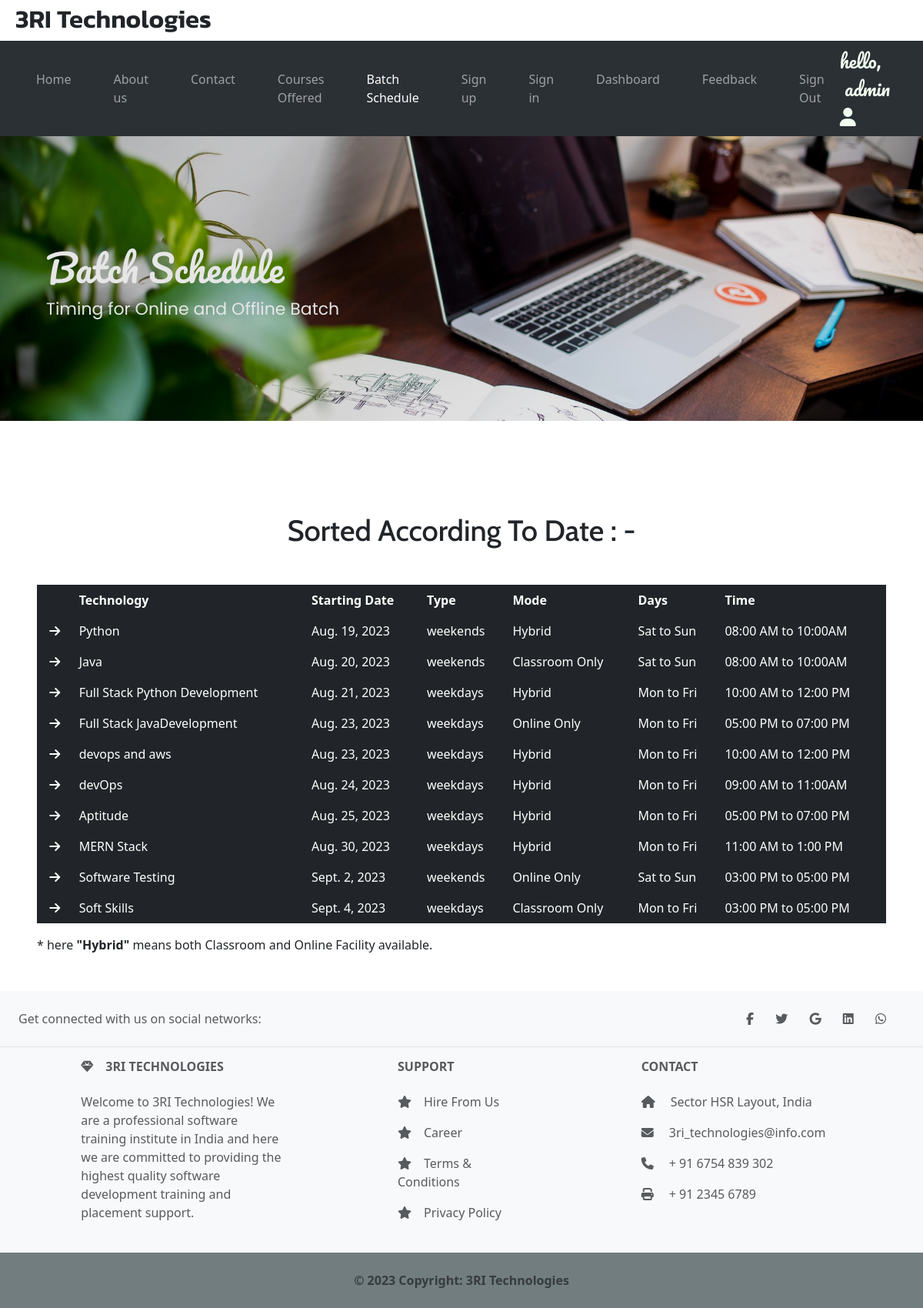
Screenshot of /batch/ (signed in) with the database file from the repository.
### index/models.py (models this page shows, shortened)
class Batch(models.Model):
        TYPE_CHOICES = (
                ("weekends","weekends"),
                ("weekdays", "weekdays")
        )
        MODE_CHOICES = (
                ("Hybrid", "Hybrid"),
                ("Online Only","Online Only"),
                ("Classroom Only", "Classroom Only")
        )
        technology = models.CharField(max_length=30)
        start_date = models.DateField(auto_now_add=False)
        type = models.CharField(max_length=20, choices=TYPE_CHOICES)
        days = models.CharField(max_length=30)
        batch_time = models.CharField(max_length=30)
        batch_mode = models.CharField(max_length=30, choices=MODE_CHOICES)
        class Meta:
                verbose_name = "Batch Timing"
                verbose_name_plural = "Batch Timings"

### index/views.py (the view)
# urls.py: path('batch/', batch, name='batch'),
def batch(request):
    tb_data = Batch.objects.all().order_by('start_date')
    context = {'data' : tb_data}
    return render(request, 'batch.html', context)

### index/templates/batch.html (shortened to what this page needs)
{% extends 'home.html' %}
{% load static %}
{% block 'Main_Content' %}
<section class="">
    <div class="batch-banner">
        <div class="caption">
            <h2>Batch Schedule</h2>
            <p>Timing for Online and Offline Batch</p>
        </div>
    </div>
    <h2 class="cen-h2">Sorted According To Date : -</h2>
    <div class="table-container m-5">
        <table class="table table-dark table-borderless">
            <thead>
              <tr>
                <th scope="col">&nbsp;&nbsp;&nbsp;&nbsp;</th>
                <th scope="col">Technology</th>
                <th scope="col">Starting Date</th>
                <th scope="col">Type</th>
                <th scope="col">Mode</th>
                <th scope="col">Days</th>
                <th scope="col">Time</th>
              </tr>
            </thead>
            <tbody>
            {% for e in data %}
              <tr>
                <td>&nbsp;&nbsp;<i class="fa-solid fa-arrow-right"></i></td>
                <td>{{e.technology}}</td>
                <td>{{e.start_date}}</td>
                <td>{{e.type}}</td>
                <td>{{e.batch_mode}}</td>
                <td>{{e.days}}</td>
                <td>{{e.batch_time}}</td>
              </tr>
            {% endfor %}
            </tbody>
          </table>
          <p>* here <strong>"Hybrid"</strong> means both Classroom and Online Facility available.</p>
    </div>
</section>
{% endblock %}

### index/templates/home.html (shortened to what this page needs)
{% load static %}
<!doctype html>
<html lang="en" data-bs-theme="light">
    <head>
        <link href="https://cdn.jsdelivr.net/npm/bootstrap@5.3.1/dist/css/bootstrap.min.css" rel="stylesheet">
        <link rel="stylesheet" href="https://cdnjs.cloudflare.com/ajax/libs/font-awesome/6.4.2/css/all.min.css" />
        <link rel="stylesheet" href="{% static 'css/style.css' %}" ">
        <link rel="stylesheet" href="{% static 'css/dashboard.css' %}">
    </head>
    <body>
      <header>
        <div class="head">
          <h1 class="head-logo">3RI Technologies</h1>
        </div>
        <nav class="navbar navbar-expand-lg bg-body-tertiary" data-bs-theme = "dark">
          <div class="container-fluid">
            <div class="collapse navbar-collapse" id="navbarNavAltMarkup">
              <div class="navbar-nav">
                <a class="nav-link" href="{% url 'home' %}">Home</a>
                <a class="nav-link" href="{% url 'about' %}">About us</a>
                <a class="nav-link" href="{% url 'contact' %}">Contact</a>
                <a class="nav-link" href="{% url 'course' %}">Courses Offered</a>
                <a class="nav-link" href="{% url 'batch' %}">Batch Schedule</a>
                <a class="nav-link" href="{% url 'signup' %}">Sign up</a>
                <a class="nav-link" href="{% url 'signin' %}">Sign in</a>
                {% if request.user.is_authenticated %}
                <a class="nav-link" href="{% url 'dashboard'%}">Dashboard</a>
                <a class="nav-link" href="{% url 'feedback' %}">Feedback</a>
                <a class="nav-link" href="{% url 'signout' %}">Sign Out</a>
              </div>
            </div>
            <div class="hero-user">hello, &nbsp;{{request.user.username}} &nbsp;<i class="fa-solid fa-user"></i></div>
            {% endif %}
          </div>
        </nav>
      </header>
      {% block 'Main_Content' %}{% endblock %}
      {% block 'footer' %}
      <footer class="text-center text-lg-start bg-light text-muted">
          <section class="d-flex justify-content-center justify-content-lg-between p-4 border-bottom">
              <div class="me-5 d-none d-lg-block">
                <span>Get connected with us on social networks:</span>
              </div>
              <div>
                <a href="#facebook-link" class="me-4 text-reset"><i class="fab fa-facebook-f"></i></a>
                <a href="#twitter-link" class="me-4 text-reset"> <i class="fab fa-twitter"></i></a>
                <a href="#google-link" class="me-4 text-reset"><i class="fab fa-google"></i></a>
                <a href="#linkedin-link" class="me-4 text-reset"><i class="fab fa-linkedin"></i></a>
                <a href="#whatsapp-link" class="me-4 text-reset"><i class="fab fa-whatsapp"></i></a>
              </div>
          </section>
          <section class="">
              <div class="container text-center text-md-start mt-3">
                <div class="row mt-3">
                  <div class="col-md-3 col-lg-4 col-xl-3 mx-auto mb-4">
                    <h6 class="text-uppercase fw-bold mb-4"><i class="fas fa-gem me-3"></i>3RI Technologies</h6>
                    <p>Welcome to 3RI Technologies! We are a professional software training institute in India and here we are committed to providing the highest quality software development training and placement support.
                    </p>
                  </div>
                  <div class="col-md-2 col-lg-2 col-xl-2 mx-auto mb-4">
                    <h6 class="text-uppercase fw-bold mb-4">Support</h6>
                    <p><i class="fa-solid fa-star me-3"></i><a href="#!" class="text-reset text-decoration-none ">Hire From Us</a></p>
                    <p><i class="fa-solid fa-star me-3"></i><a href="#!" class="text-reset text-decoration-none ">Career</a></p>
                    <p><i class="fa-solid fa-star me-3"></i><a href="#!" class="text-reset text-decoration-none ">Terms & Conditions</a></p>
                    <p><i class="fa-solid fa-star me-3"></i><a href="#!" class="text-reset text-decoration-none ">Privacy Policy</a></p>
                  </div>
                  <div class="col-md-4 col-lg-3 col-xl-3 mx-auto mb-md-0 mb-4">
                    <h6 class="text-uppercase fw-bold mb-4">Contact</h6>
                    <p><i class="fas fa-home me-3"></i> Sector HSR Layout, India</p>
                    <p><i class="fas fa-envelope me-3"></i> 3ri_technologies@info.com</p>
                    <p><i class="fas fa-phone me-3"></i> + 91 6754 839 302</p>
                    <p><i class="fas fa-print me-3"></i> + 91 2345 6789</p>
                  </div>
                </div>
              </div>
          </section>
          <div class="text-center fw-bold p-4 cpyflag">
              © 2023 Copyright: 3RI Technologies
          </div>
      </footer>
      {% endblock %}
    </body>
</html>

### index/static/css/style.css (style rules this page uses)
* { margin: 0; padding: 0; box-sizing: border-box; }
.head { display: flex; align-items: center; justify-content:space-between; }
.head-logo { position: relative; padding-left: 20px; padding-bottom: 0px; padding-top: 5px; font-family: 'Kanit', sans-serif; font-size: 33px; font-weight: 600; text-shadow: none; text-decoration: none; }
.navbar-nav .nav-link { margin-left: 15px !important; padding-left: 20px !important; padding-right: 20px !important; }
.hero-user { padding-right: 15px !important; font-family: 'pacifico', 'cursive'; font-size: 24px !important; color: #F0FFF0 !important; }
.cen-h2 { text-align: center; margin-top: 120px; font-family: 'Cabin', sans-serif; font-size: 38px; margin-bottom: 15px; }
.batch-banner { height: 370px; max-width: 100vw; width: 100%; background-image: url("/static/images/batch-ban1.jpg"); background-repeat: no-repeat; background-position: center; background-size: cover; filter: brightness(0.9); display: flex; justify-content: left; align-items: center; }
.batch-banner .caption { margin-left: 60px; margin-top: 30px; color: #fff; }
.caption h2 { font-family: 'pacifico'; font-size: 48px; }
.caption p { font-family: 'poppins', sans-serif; font-size : 22px; }
.cpyflag { background-color: #717D7E; }

### rows the page displays
Batch: technology "Python", start_date "Aug. 19, 2023", type "weekends", batch_mode "Hybrid", days "Sat to Sun", batch_time "08:00 AM to 10:00AM"
Batch: technology "Java", start_date "Aug. 20, 2023", type "weekends", batch_mode "Classroom Only", days "Sat to Sun", batch_time "08:00 AM to 10:00AM"
Batch: technology "Full Stack Python Development", start_date "Aug. 21, 2023", type "weekdays", batch_mode "Hybrid", days "Mon to Fri", batch_time "10:00 AM to 12:00 PM"
Batch: technology "Full Stack JavaDevelopment", start_date "Aug. 23, 2023", type "weekdays", batch_mode "Online Only", days "Mon to Fri", batch_time "05:00 PM to 07:00 PM"
Batch: technology "devops and aws", start_date "Aug. 23, 2023", type "weekdays", batch_mode "Hybrid", days "Mon to Fri", batch_time "10:00 AM to 12:00 PM"
Batch: technology "devOps", start_date "Aug. 24, 2023", type "weekdays", batch_mode "Hybrid", days "Mon to Fri", batch_time "09:00 AM to 11:00AM"
Batch: technology "Aptitude", start_date "Aug. 25, 2023", type "weekdays", batch_mode "Hybrid", days "Mon to Fri", batch_time "05:00 PM to 07:00 PM"
Batch: technology "MERN Stack", start_date "Aug. 30, 2023", type "weekdays", batch_mode "Hybrid", days "Mon to Fri", batch_time "11:00 AM to 1:00 PM"
Batch: technology "Software Testing", start_date "Sept. 2, 2023", type "weekends", batch_mode "Online Only", days "Sat to Sun", batch_time "03:00 PM to 05:00 PM"
Batch: technology "Soft Skills", start_date "Sept. 4, 2023", type "weekdays", batch_mode "Classroom Only", days "Mon to Fri", batch_time "03:00 PM to 05:00 PM"

### other values shown
{{ request.user.username }} "admin"
